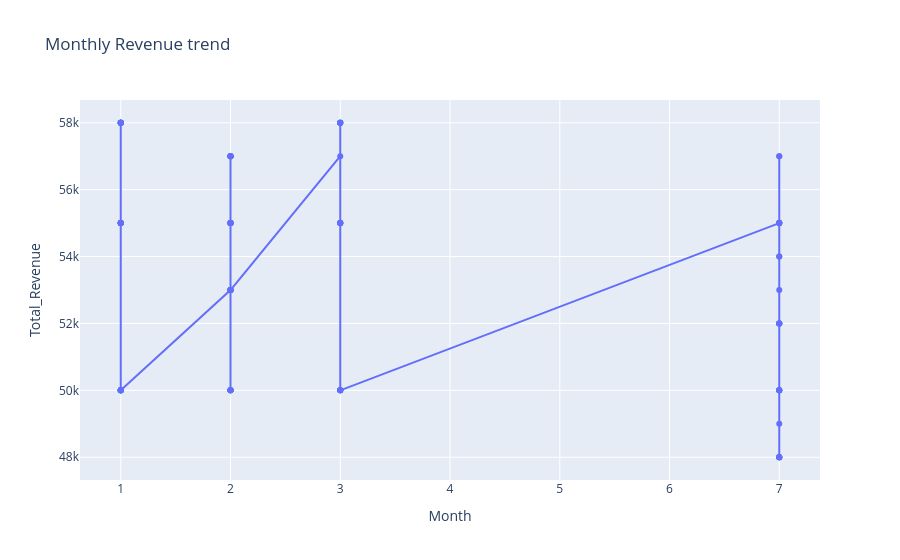

Notebook code cell kept with this figure:
### Markdown cell above
# Monthly Revenue Trend

### Code cell
fig = px.line(df,x="Month",y="Total_Revenue",markers=True,title="Monthly Revenue trend")
fig.show()

### Figure 1 — Plotly figure (JSON) as saved in the notebook; plotly's stock layout.template omitted (floating-point values rounded to 4 significant figures)
{"data": [{"hovertemplate": "Month=%{x}<br>Total_Revenue=%{y}<extra></extra>", "legendgroup": "", "line": {"color": "#636efa", "dash": "solid"}, "marker": {"symbol": "circle"}, "mode": "lines+markers", "name": "", "orientation": "v", "showlegend": false, "type": "scatter", "x": [1, 1, 1, 1, 1, 1, 1, 1, 1, 1, 1, 1, 1, 1, 1, 1, 1, 1, 1, 1, 1, 1, 1, 1, 1, 1, 1, 1, 1, 1, 1, 2, 2, 2, 2, 2, 2, 2, 2, 2, 2, 2, 2, 2, 2, 2, 2, 2, 2, 2, 2, 2, 2, 2, 2, 2, 2, 2, 2, 2, 3, 3, 3, 3, 3, 3, 3, 3, 3, 3, 3, 3, 3, 3, 3, 3, 3, 3, 3, 7, 7, 7, 7, 7, 7, 7, 7, 7, 7, 7, 7, 7, 7, 7, 7, 7, 7, 7, 7, 7, 7, 7, 7, 7, 7, 7, 7, 7, 7], "xaxis": "x", "y": [50000, 55000, 58000, 50000, 55000, 58000, 50000, 55000, 58000, 50000, 55000, 58000, 50000, 55000, 58000, 50000, 55000, 58000, 50000, 55000, 58000, 50000, 55000, 58000, 50000, 55000, 58000, 50000, 55000, 58000, 50000, 53000, 55000, 57000, 50000, 53000, 55000, 57000, 50000, 53000, 55000, 57000, 50000, 53000, 55000, 57000, 50000, 53000, 55000, 57000, 50000, 53000, 55000, 57000, 50000, 53000, 55000, 57000, 50000, 53000, 57000, 55000, 58000, 50000, 55000, 58000, 50000, 55000, 58000, 50000, 55000, 58000, 50000, 55000, 58000, 50000, 55000, 58000, 50000, 55000, 57000, 50000, 52000, 54000, 57000, 49000, 53000, 54000, 48000, 50000, 52000, 55000, 48000, 50000, 52000, 55000, 48000, 50000, 52000, 55000, 48000, 50000, 52000, 55000, 48000, 50000, 52000, 55000, 48000], "yaxis": "y"}], "layout": {"legend": {"tracegroupgap": 0}, "title": {"text": "Monthly Revenue trend"}, "xaxis": {"anchor": "y", "domain": [0, 1], "title": {"text": "Month"}}, "yaxis": {"anchor": "x", "domain": [0, 1], "title": {"text": "Total_Revenue"}}}}
